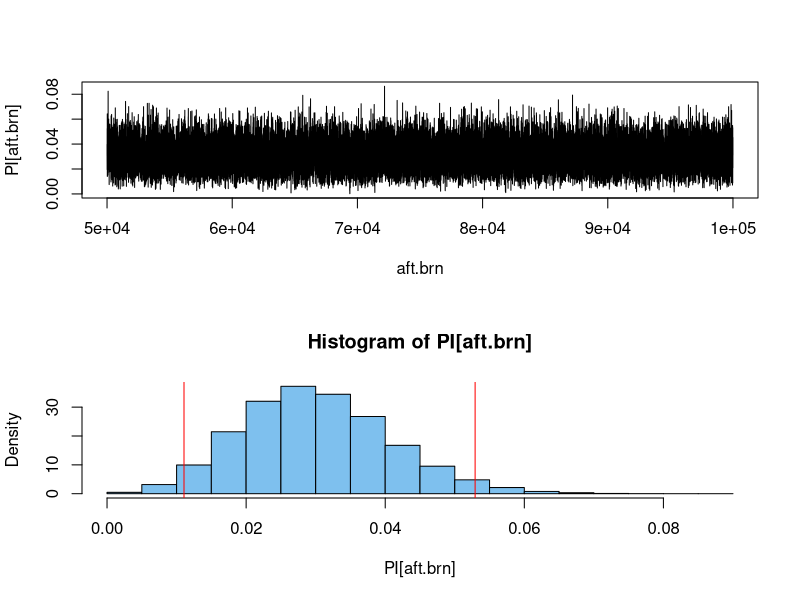
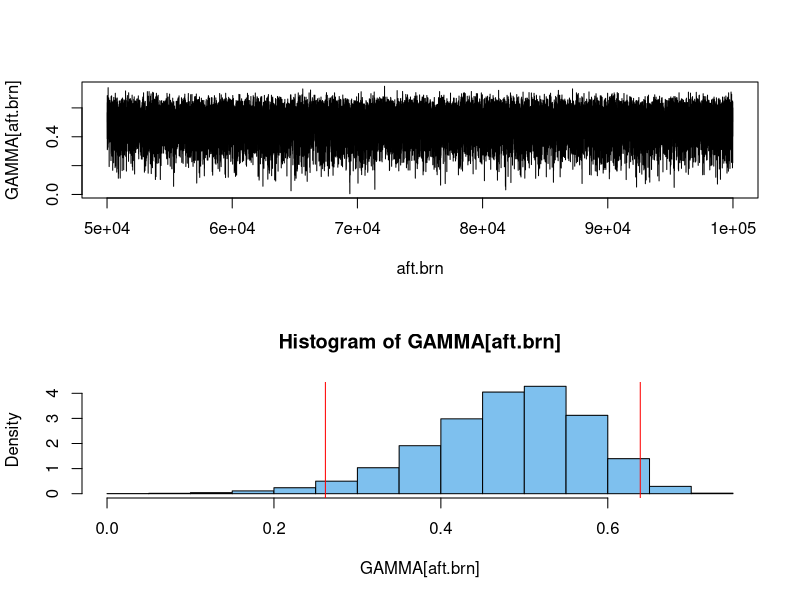

These figures' R source, in order:
## ---- chunk 1
library(stats)
## ---- chunk 2
#Agresti

eta = .95 #Sensitivity P{T = 0 | D = 0}
theta = .97 #Specificity P{T = 1 | D = 1}
A = 31 #test positive Agresti  #(T = 1)
N = 504 #number of subjects Agresti

t = A/N #estimate of tau ~ P(T = 1)
t

p = (t + theta - 1)/(eta + theta - 1) #estimate of pi ~ P{D = 1}
p

## ---- chunk 3

#i.d. zs7775
set.seed(775)

m = 100000 # iterations
GAMMA = numeric(m)
PI = numeric(m); PI[1] = .5 # vector for results, initial value
alpha = 1.5; beta = 35 # parameters of beta prior
eta = .95; theta = .97 # sensitivity; specificity
n = 500; A = 29; B = n - A # data

for (i in 2:m)
{
num.x = PI[i-1]*eta; den.x = num.x + (1-PI[i-1])*(1 - theta)
X = rbinom(1, A, num.x/den.x)
num.y = PI[i-1]*(1 - eta); den.y = num.y + (1-PI[i-1])*theta
Y = rbinom(1, B, num.y/den.y)
PI[i] = rbeta(1, X + Y + alpha, n - X - Y + beta)

GAMMA[i] =  PI[i]*eta / (PI[i]*eta + (1-PI[i])*(1-theta) )

}

aft.brn = seq(floor(m/2),m)

quantile(PI[aft.brn], c(.025, .975)) # 95% Bayesian Posterior CI for prevalence P{D = 1}.
mean(PI[aft.brn]) # Point estimate

quantile(GAMMA[aft.brn], c(.025, .975)) # 95% Bayesian Posterior CI for PP Positive: P{D = 1 | T = 1}
mean(GAMMA[aft.brn]) # Point estimate GAMMA
## ---- chunk 4
par(mfrow=c(2,1))
plot(aft.brn, PI[aft.brn], type="l")
hist(PI[aft.brn], prob=T, col="skyblue2")
abline(v= quantile(PI[aft.brn], c(.025, .975)), col="red")
par(mfrow=c(1,1))
## ---- chunk 5
par(mfrow=c(2,1))
plot(aft.brn, GAMMA[aft.brn], type="l")
hist(GAMMA[aft.brn], prob=T, col="skyblue2")
abline(v= quantile(GAMMA[aft.brn], c(.025, .975)), col="red")
par(mfrow=c(1,1))
## ---- chunk 6
lam = 2; mu = 3

p = c(9/16, 6/19, 4/19)
p

Q = matrix(c( -lam, lam,        0,
                mu, -(lam+mu),   lam,
                0,    mu,        -mu), nrow=3, byrow=T)
Q

Qp = Q*p
Qp

SUM_Qp = vector()
for(i in 1:3)
{
  for(j in 1:3)
  {
    SUM_Qp[i] = Qp[i, j]
  }
}

sum(SUM_Qp)

## ---- chunk 7
N = 2; lam = 2; mu = 3
P = c(9/16, 6/19, 4/19)


P[1]
P[2]
P[3]
## ---- chunk 8
#server is idle #busy 1 - P0
P0 = P[1]  
P0

#average number in the system
L = 0*(P[1]) + 1*(P[2]) + 2*(P[3]) 
L

#effective rate of entry because customers attempting to enter the queue are lost when the queue is at capacity
lamE = (1 - P[3])*lam 
lamE

#effective arrival rate in Little's formula we see that the average entering customer spends W time in the system
W = L/lamE 
W

#average number LQ of customers in the queue. At steady state, this is the average number of customers waiting for service
LQ = P[3]
LQ
## ---- chunk 9
#average length of time an entering customer spends in the queue is
WQ = LQ/lamE
WQ

WQ = W - (1/mu)
WQ

## ---- chunk 10


N = 2; lam = 2; mu = 3; rho = lam/mu
m = 50000; x = t = numeric(m); x[1] = 0
for (i in 2:m) 
  {
    if (x[i-1] == 0) 
      {
      x[i] = 1; t[i-1] = rexp(1, lam)
      } 
    else 
      {
          if (x[i-1] == N) 
          {
              x[i] = N-1; t[i-1] = rexp(1, mu)} 
          else 
          {
              x[i] = sample(x[i-1]+c(-1,1), 1, prob=c(mu, lam));
              t[i-1] = rexp(1, lam+mu) 
          } 
      } 
  }
t.avg = numeric(N+1); states=0:N; p = rho^states *(1-rho)/(1-rho^(N+1))
for (j in 1:(N+1)) { t.avg[j] = sum(t[x==(j-1)])/sum(t) }
round(cbind(states, p, t.avg), 3)



## ---- chunk 11

P = (1/120)*matrix(c(118, 2, 0, 
                      3, 115, 2, 
                      0, 3, 117), nrow=3, byrow=T)
P

#i.d. zs7775
set.seed(775)
m = 10^6; y = numeric(m); y[1] = 2
for (i in 2:m) y[i] = sample(1:3, 1, prob=P[y[i-1],])
round(summary(as.factor(y))/m, 4)


## ---- chunk 12

lam = 2; mu = 3
Q = matrix(c(-lam, lam,        0,
                mu, -(lam+mu),   lam,
                0,    mu,        -mu), byrow=T, nrow=3)
I = diag(3); g = eigen(t(Q+I))$vectors[ ,3]
p = g/sum(g); p

round(p %*% Q, 5) # verification

## ---- chunk 13
#i.d. zs7775
set.seed(775)
x = round(sort(rexp(20, 1/20)), 2); x
summary(x); sd(x)
## ---- chunk 14
mu = mean(x)
s = sd(x)
n = 20

L = mu - 2.08596*s/sqrt(n)
U = mu + 2.08596*s/sqrt(n)
CI = c(L, U)
T_test = CI
T_test
## ---- chunk 15


t.test(x)$conf.int
## ---- chunk 16
#i.d. zs7775
set.seed(775)
x = round(sort(rexp(20, 1/mu)), 2); 
n = length(x); obs.mean = mean(x)
# Bootstrap World--Estimated Distribution of V
B = 10000
re.x = rexp(B*n, 1/obs.mean) # This is the only change, but a BIG one
RDTA = matrix(re.x, nrow=B) # B x n matrix of resamples
re.mean = rowMeans(RDTA) # vector of B `x-bar-star's
re.v = re.mean / obs.mean # vector of v-star's (scale param)
v.UL = quantile(re.v, c(.975,.025)) # estimated quantiles of V
# Real World--Bootstrap Confidence Interval
PB = obs.mean / v.UL
PB
## ---- chunk 17
#i.d. zs7775
set.seed(775);
x = round(sort(rexp(20, 1/mu)), 2); 
n = length(x)
a = mean(x); 
GA = a/qgamma(c(.975, .025), n, n)
GA
## ---- chunk 18
#i.d. zs7775
set.seed(775)
x = round(sort(rexp(20, 1/mu)), 2); 
n = length(x); obs.mean = mean(x)
# Bootstrap World--Estimated Distribution of D (difference)
B = 10000
re.x = sample(x, B*n, repl=T)
RDTA = matrix(re.x, nrow=B) # B x n matrix of resamples
re.mean = rowMeans(RDTA) # vector of B `x-bar-star's
re.d = re.mean - obs.mean # vector of d-star's
d.UL = quantile(re.d, c(.975,.025)) # estimated quantiles of V
# Real World--Bootstrap Confidence Interval 
NPB = obs.mean - d.UL
NPB
## ---- chunk 19
t.test(x)$conf.int

25.25713-12.51187
## ---- chunk 20
PB
28.92608-12.04712
## ---- chunk 21
GA
29.19244-12.01954
## ---- chunk 22
NPB
23.28155-12.39790
